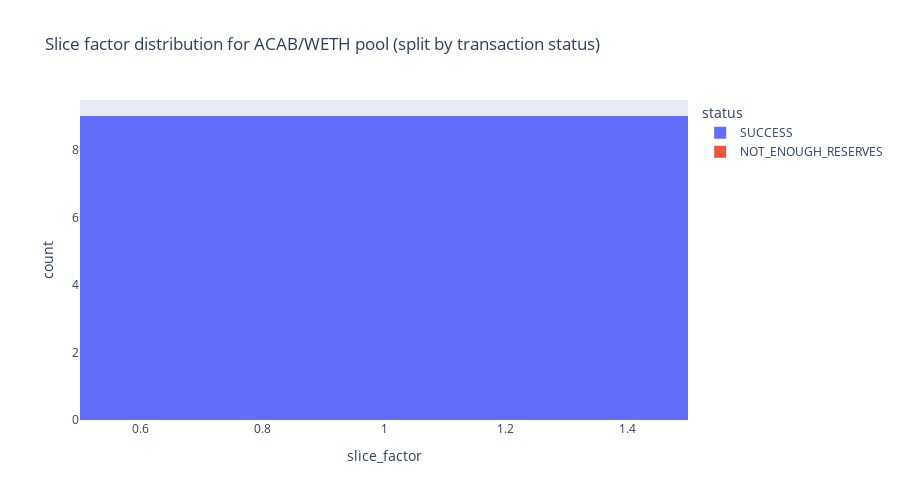

Notebook cell for this chart:
### Code cell
acab_weth_sim.show_mitigation_comparison(acab_weth_swaps_mitigation_off_df, acab_weth_swaps_mitigation_on_df)
acab_weth_sim.px_hist_blocked_transactions_slice(acab_weth_swaps_mitigation_on_df)
acab_weth_sim.px_hist_blocked_transactions_difference_from_oracle(acab_weth_swaps_mitigation_on_df)
acab_weth_sim.plot_slice_distribution_and_diff_limit_line(acab_weth_swaps_mitigation_on_df)
acab_weth_sim.plot_reserves_with_and_without_mitigation(acab_weth_swaps_mitigation_off_df, acab_weth_swaps_mitigation_on_df)
acab_weth_sim.plot_cumulative_prices_with_and_without_mitigation(acab_weth_swaps_mitigation_off_df, acab_weth_swaps_mitigation_on_df)

### Figure 1 — Plotly figure (JSON) as saved in the notebook; plotly's stock layout.template omitted (floating-point values rounded to 4 significant figures)
{"data": [{"alignmentgroup": "True", "bingroup": "x", "hovertemplate": "status=SUCCESS<br>slice_factor=%{x}<br>count=%{y}<extra></extra>", "legendgroup": "SUCCESS", "marker": {"color": "#636efa", "pattern": {"shape": ""}}, "name": "SUCCESS", "offsetgroup": "SUCCESS", "orientation": "v", "showlegend": true, "type": "histogram", "x": [null, 1, 1, 1, 1, null, 1, 1, 1, 1, 1], "xaxis": "x", "yaxis": "y"}, {"alignmentgroup": "True", "bingroup": "x", "hovertemplate": "status=NOT_ENOUGH_RESERVES<br>slice_factor=%{x}<br>count=%{y}<extra></extra>", "legendgroup": "NOT_ENOUGH_RESERVES", "marker": {"color": "#EF553B", "pattern": {"shape": ""}}, "name": "NOT_ENOUGH_RESERVES", "offsetgroup": "NOT_ENOUGH_RESERVES", "orientation": "v", "showlegend": true, "type": "histogram", "x": [null, null, null, null], "xaxis": "x", "yaxis": "y"}], "layout": {"barmode": "relative", "height": 500, "legend": {"title": {"text": "status"}, "tracegroupgap": 0}, "title": {"text": "Slice factor distribution for ACAB/WETH pool (split by transaction status)"}, "width": 900, "xaxis": {"anchor": "y", "categoryorder": "total descending", "domain": [0, 1], "title": {"text": "slice_factor"}}, "yaxis": {"anchor": "x", "domain": [0, 1], "title": {"text": "count"}}}}
